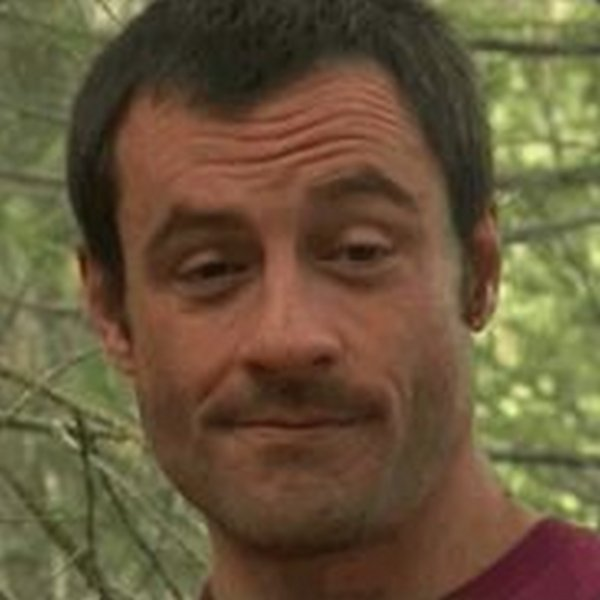
#> input picture 2020/practice1/script/pic1.jpg, 600 x 600 px
$ python practice2_code.py   (older library calls are emulated)
#> lines starting #> are read from the running program, lines starting #| are printed output that depends on the picture
from skimage.io import imread, imshow, show, imsave
from skimage.color import rgb2gray
from skimage.transform import resize
from skimage.morphology import disk
from skimage.filters import median
from skimage.feature import canny
from skimage.exposure import match_histograms,histogram
from matplotlib import pyplot as plt
import numpy as np

#считывание изображения
path = "pic1.jpg"
img_color = imread(path)
#> img_color is the input picture: shape (600, 600, 3); mean R, G, B 104.1, 87.3, 59.2
img_gray = imread(path,as_gray=True)
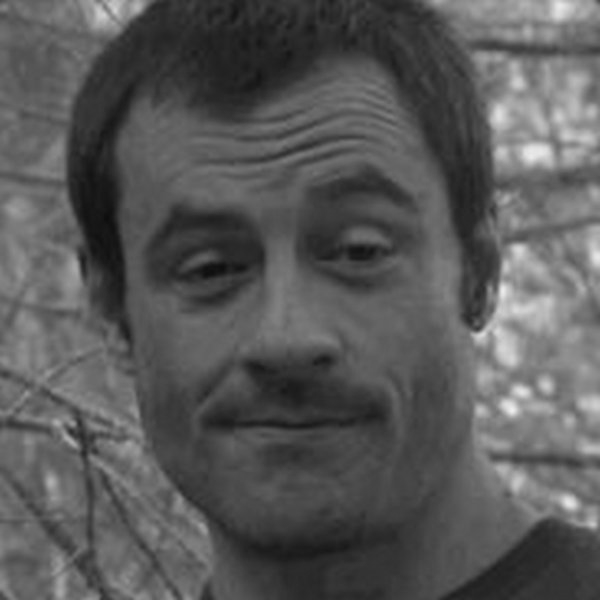
#> img_gray: shape (600, 600) float64; min 0.052, max 0.943, mean 0.348
img_converted = rgb2gray(img_color)
print(f"color: {img_color.shape}, gray: {img_gray.shape}, converted: {img_converted.shape}")
#| color: (600, 600, 3), gray: (600, 600), converted: (600, 600)

#демонстрация
fig=plt.figure(figsize=(15, 5))
fig.add_subplot(1,3,1)
imshow(img_color)
fig.add_subplot(1,3,2)
imshow(img_gray)
fig.add_subplot(1,3,3)
imshow(img_converted)
show()
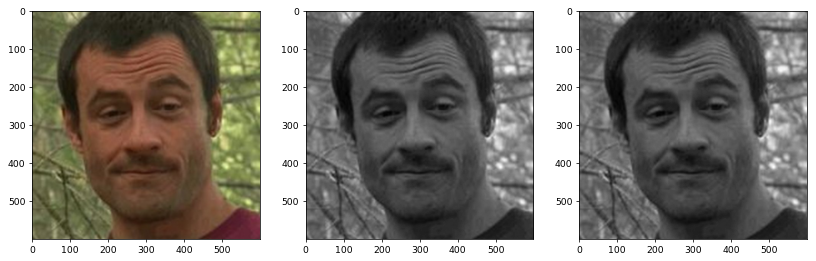
#> figure drawn by matplotlib, 3 panels

#демонстрация - что будет c полутоновым изображением, если использовать функции вывода matplotlib
fig=plt.figure(figsize=(15, 5))
fig.add_subplot(1,3,1)
plt.imshow(img_color)
fig.add_subplot(1,3,2)
plt.imshow(img_gray)
fig.add_subplot(1,3,3)
plt.imshow(img_converted)
show()
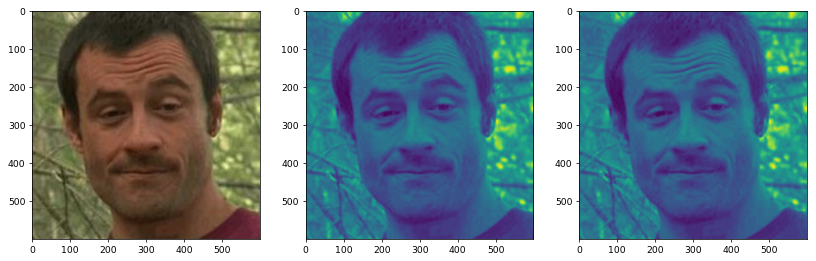
#> figure drawn by matplotlib, 3 panels

#операции над изображениями - аналогичны операцям на numpy массивами
rev = img_color[:,::-1,:]
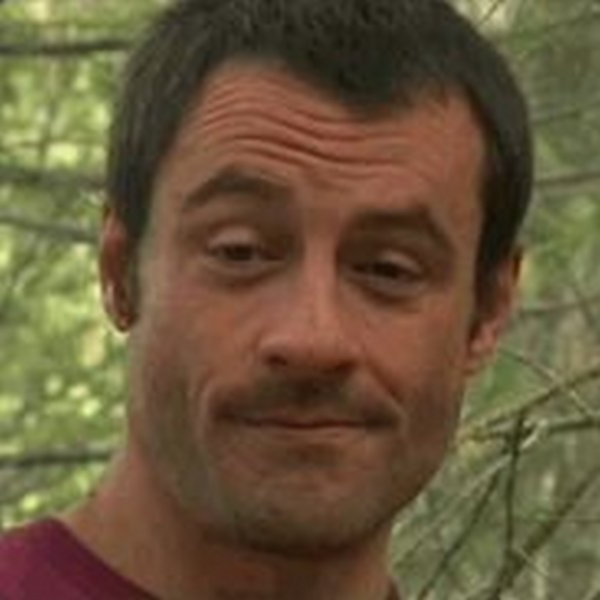
#> rev: shape (600, 600, 3); mean R, G, B 104.1, 87.3, 59.2
imshow(rev)
show()

flip = np.flip(img_color,0)
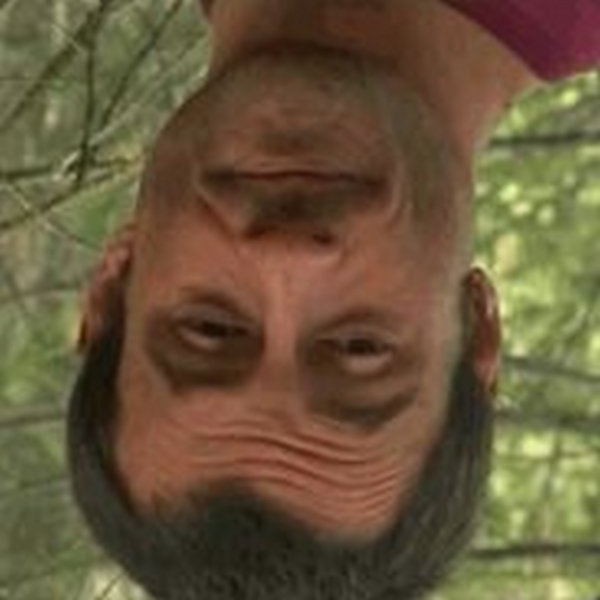
#> flip: shape (600, 600, 3); mean R, G, B 104.1, 87.3, 59.2
imshow(flip)
show()

cut = img_color[350:450,250:350,:]
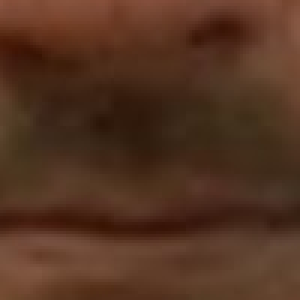
#> cut: shape (100, 100, 3) (shown 3 times larger); mean R, G, B 83.2, 51.1, 33.1
resized = resize(cut, (600,600))
fig=plt.figure(figsize=(15, 5))
fig.add_subplot(1,3,1)
imshow(img_color)
fig.add_subplot(1,3,2)
imshow(cut)
fig.add_subplot(1,3,3)
imshow(resized)
show()
#> (the run stopped early here; a loop or call above may not have finished)
